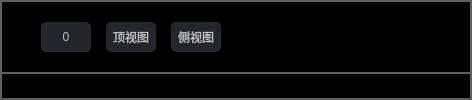
          <widget class="QWidget" name="widget_mid" native="true">
           <property name="styleSheet">
            <string notr="true">background-color:rgb(95, 95, 95)</string>
           </property>
           <layout class="QVBoxLayout" name="verticalLayout_3" stretch="1,8">
            <property name="spacing">
             <number>2</number>
            </property>
            <property name="leftMargin">
             <number>2</number>
            </property>
            <property name="topMargin">
             <number>2</number>
            </property>
            <property name="rightMargin">
             <number>2</number>
            </property>
            <property name="bottomMargin">
             <number>2</number>
            </property>
            <item>
             <widget class="QWidget" name="widget_mid_up" native="true">
              <property name="styleSheet">
               <string notr="true">background-color:rgb(0, 0, 0);</string>
              </property>
              <layout class="QHBoxLayout" name="horizontalLayout_4" stretch="1,2,1">
               <property name="spacing">
                <number>50</number>
               </property>
               <property name="leftMargin">
                <number>30</number>
               </property>
               <property name="topMargin">
                <number>0</number>
               </property>
               <property name="rightMargin">
                <number>80</number>
               </property>
               <property name="bottomMargin">
                <number>0</number>
               </property>
               <item>
                <widget class="QWidget" name="widget" native="true">
                 <layout class="QHBoxLayout" name="horizontalLayout_3">
                  <property name="spacing">
                   <number>15</number>
                  </property>
                  <item>
                   <widget class="QPushButton" name="pushButton">
                    <property name="sizePolicy">
                     <sizepolicy hsizetype="Fixed" vsizetype="Fixed">
                      <horstretch>0</horstretch>
                      <verstretch>0</verstretch>
                     </sizepolicy>
                    </property>
                    <property name="styleSheet">
                     <string notr="true">QPushButton {
background-color: rgb(37, 38, 43);
color: rgb(192, 192, 192);
font-size:12px;
border-radius: 5px;
min-width: 50px;
min-height: 30px;
}
QPushButton:hover{
background-color: rgb(70, 72, 81);
}
QPushButton:pressed {
background-color: rgb(245, 245, 245);
}</string>
                    </property>
                    <property name="text">
                     <string>0</string>
                    </property>
                   </widget>
                  </item>
                  <item>
                   <widget class="QPushButton" name="pushButton_2">
                    <property name="sizePolicy">
                     <sizepolicy hsizetype="Fixed" vsizetype="Fixed">
                      <horstretch>0</horstretch>
                      <verstretch>0</verstretch>
                     </sizepolicy>
                    </property>
                    <property name="styleSheet">
                     <string notr="true">QPushButton {
background-color: rgb(37, 38, 43);
color: rgb(192, 192, 192);
font-size:12px;
border-radius: 5px;
min-width: 50px;
min-height: 30px;
}
QPushButton:hover{
background-color: rgb(70, 72, 81);
}
QPushButton:pressed {
background-color: rgb(245, 245, 245);
}</string>
                    </property>
                    <property name="text">
                     <string>顶视图</string>
                    </property>
                   </widget>
                  </item>
                  <item>
                   <widget class="QPushButton" name="pushButton_3">
                    <property name="sizePolicy">
                     <sizepolicy hsizetype="Fixed" vsizetype="Fixed">
                      <horstretch>0</horstretch>
                      <verstretch>0</verstretch>
                     </sizepolicy>
                    </property>
                    <property name="styleSheet">
                     <string notr="true">QPushButton {
background-color: rgb(37, 38, 43);
color: rgb(192, 192, 192);
font-size:12px;
border-radius: 5px;
min-width: 50px;
min-height: 30px;
}
QPushButton:hover{
background-color: rgb(70, 72, 81);
}
QPushButton:pressed {
background-color: rgb(245, 245, 245);
}</string>
                    </property>
                    <property name="text">
                     <string>侧视图</string>
                    </property>
                   </widget>
                  </item>
                 </layout>
                </widget>
               </item>
               <item>
                <spacer name="horizontalSpacer_3">
                 <property name="orientation">
                  <enum>Qt::Horizontal</enum>
                 </property>
                 <property name="sizeHint" stdset="0">
                  <size>
                   <width>40</width>
                   <height>20</height>
                  </size>
                 </property>
                </spacer>
               </item>
               <item>
                <widget class="QWidget" name="directionPadPlaceholder" native="true">
                 <property name="sizePolicy">
                  <sizepolicy hsizetype="Fixed" vsizetype="Fixed">
                   <horstretch>200</horstretch>
                   <verstretch>200</verstretch>
                  </sizepolicy>
                 </property>
                 <property name="minimumSize">
                  <size>
                   <width>70</width>
                   <height>70</height>
                  </size>
                 </property>
                </widget>
               </item>
              </layout>
             </widget>
            </item>
            <item>
             <widget class="QWidget" name="widget_mid_down" native="true">
              <property name="styleSheet">
               <string notr="true">QWidget#widget_mid_down
{
background-color:rgb(0, 0, 0);
border-image:url(:/resource/image/armctrl.png);
background-position: center; 
background-repeat: no-repeat;
}</string>
              </property>
             </widget>
            </item>
           </layout>
          </widget>
